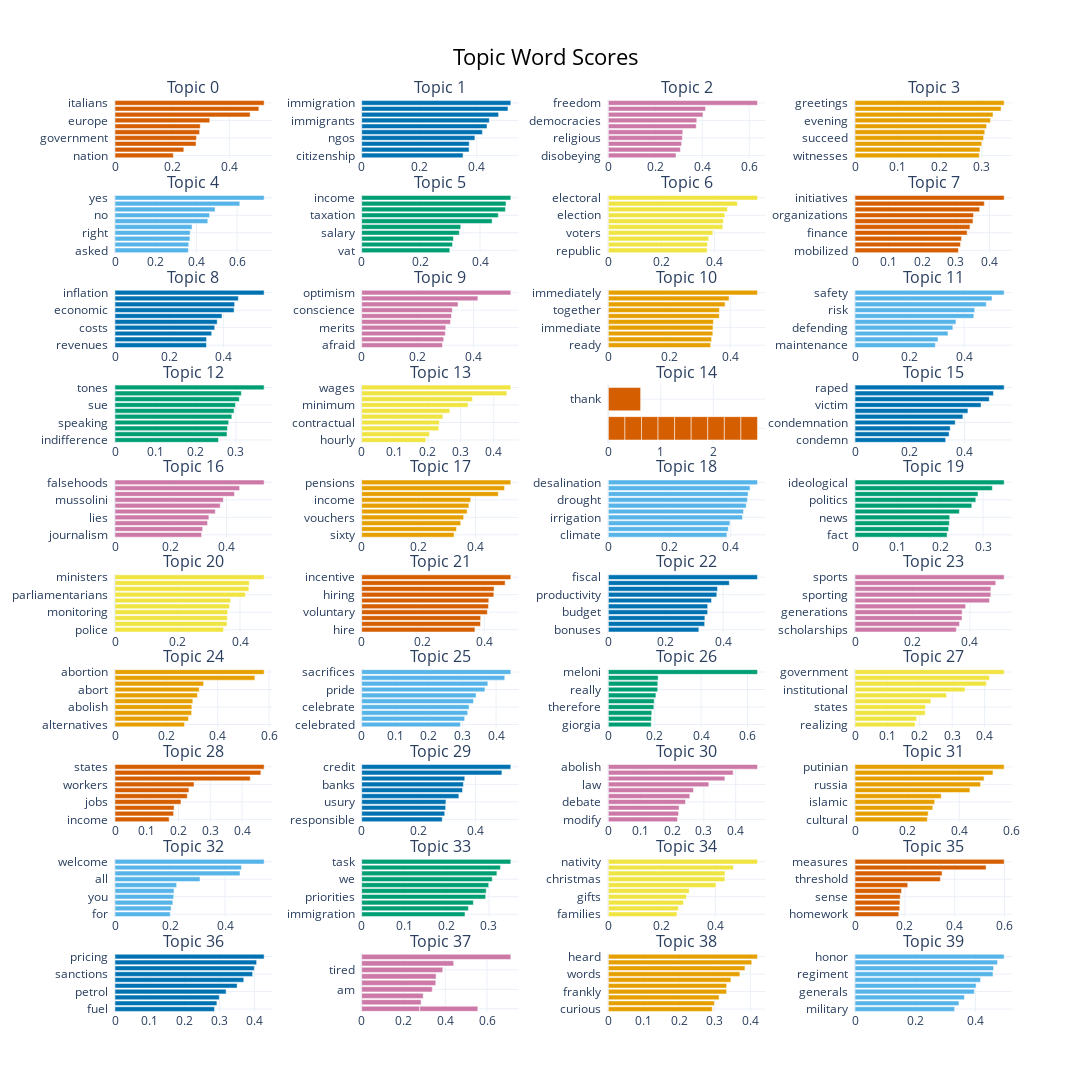

The code cell stored with this chart in its notebook:
### Code cell
fig = topic_model.visualize_barchart(width=280, height=330, top_n_topics=60, n_words=20)
fig.write_html(processed_dir + 'images/topic-word-scores.html')
fig

### Figure 1 — Plotly figure (JSON) as saved in the notebook; plotly's stock layout.template omitted (floating-point values rounded to 4 significant figures)
{"data": [{"marker": {"color": "#D55E00"}, "orientation": "h", "type": "bar", "x": [0.2041, 0.2408, 0.2835, 0.2851, 0.2959, 0.2983, 0.3316, 0.4728, 0.5033, 0.5218], "xaxis": "x", "y": ["nation  ", "political  ", "govern  ", "government  ", "citizens  ", "european  ", "europe  ", "italy  ", "italian  ", "italians  "], "yaxis": "y"}, {"marker": {"color": "#0072B2"}, "orientation": "h", "type": "bar", "x": [0.3523, 0.3732, 0.3736, 0.3933, 0.4194, 0.4354, 0.4435, 0.4756, 0.5083, 0.5181], "xaxis": "x2", "y": ["citizenship  ", "borders  ", "smugglers  ", "ngos  ", "trafficking  ", "refugee  ", "immigrants  ", "refugees  ", "migrants  ", "immigration  "], "yaxis": "y2"}, {"marker": {"color": "#CC79A7"}, "orientation": "h", "type": "bar", "x": [0.2882, 0.3069, 0.3121, 0.315, 0.3171, 0.3744, 0.3766, 0.403, 0.414, 0.6353], "xaxis": "x3", "y": ["disobeying  ", "constitution  ", "adolescence  ", "religious  ", "extremism  ", "philosopher  ", "democracies  ", "democracy  ", "rights  ", "freedom  "], "yaxis": "y3"}, {"marker": {"color": "#E69F00"}, "orientation": "h", "type": "bar", "x": [0.2937, 0.2956, 0.2997, 0.3039, 0.3067, 0.3111, 0.3203, 0.3262, 0.3452, 0.3525], "xaxis": "x4", "y": ["witnesses  ", "our  ", "doing  ", "succeed  ", "you  ", "work  ", "evening  ", "ourselves  ", "we  ", "greetings  "], "yaxis": "y4"}, {"marker": {"color": "#56B4E9"}, "orientation": "h", "type": "bar", "x": [0.3603, 0.3623, 0.3683, 0.3693, 0.3786, 0.456, 0.465, 0.4917, 0.6131, 0.7328], "xaxis": "x5", "y": ["asked  ", "um  ", "so  ", "right  ", "question  ", "rightly  ", "no  ", "definitely  ", "absolutely  ", "yes  "], "yaxis": "y5"}, {"marker": {"color": "#009E73"}, "orientation": "h", "type": "bar", "x": [0.2978, 0.307, 0.31, 0.33, 0.3348, 0.4409, 0.462, 0.4859, 0.4878, 0.5041], "xaxis": "x6", "y": ["vat  ", "labor  ", "revenue  ", "salary  ", "earners  ", "incomes  ", "taxation  ", "tax  ", "taxes  ", "income  "], "yaxis": "y6"}, {"marker": {"color": "#F0E442"}, "orientation": "h", "type": "bar", "x": [0.3722, 0.3736, 0.3784, 0.3941, 0.4314, 0.4337, 0.4391, 0.4489, 0.4863, 0.5623], "xaxis": "x7", "y": ["republic  ", "polling  ", "elected  ", "voters  ", "vote  ", "voting  ", "election  ", "ballots  ", "elections  ", "electoral  "], "yaxis": "y7"}, {"marker": {"color": "#D55E00"}, "orientation": "h", "type": "bar", "x": [0.3075, 0.3139, 0.3171, 0.3335, 0.3419, 0.3509, 0.3525, 0.3707, 0.3847, 0.4437], "xaxis": "x8", "y": ["mobilized  ", "strategy  ", "costs  ", "finance  ", "fund  ", "remuneration  ", "organizations  ", "funds  ", "resources  ", "initiatives  "], "yaxis": "y8"}, {"marker": {"color": "#0072B2"}, "orientation": "h", "type": "bar", "x": [0.337, 0.337, 0.3561, 0.3671, 0.3763, 0.394, 0.4385, 0.4404, 0.4542, 0.5491], "xaxis": "x9", "y": ["revenues  ", "financial  ", "bills  ", "costs  ", "borrowing  ", "economy  ", "economic  ", "expenditure  ", "currency  ", "inflation  "], "yaxis": "y9"}, {"marker": {"color": "#CC79A7"}, "orientation": "h", "type": "bar", "x": [0.2886, 0.2933, 0.2989, 0.3007, 0.3176, 0.3211, 0.324, 0.3445, 0.4153, 0.5331], "xaxis": "x10", "y": ["afraid  ", "intimidated  ", "underestimated  ", "merits  ", "self  ", "realize  ", "conscience  ", "failure  ", "confident  ", "optimism  "], "yaxis": "y10"}, {"marker": {"color": "#E69F00"}, "orientation": "h", "type": "bar", "x": [0.3358, 0.3388, 0.3428, 0.3434, 0.3448, 0.364, 0.3645, 0.3831, 0.3961, 0.4894], "xaxis": "x11", "y": ["ready  ", "hopefully  ", "hoping  ", "immediate  ", "wait  ", "quickly  ", "together  ", "announcing  ", "proceed  ", "immediately  "], "yaxis": "y11"}, {"marker": {"color": "#56B4E9"}, "orientation": "h", "type": "bar", "x": [0.2944, 0.3043, 0.3408, 0.3585, 0.37, 0.4355, 0.4386, 0.4812, 0.5022, 0.5467], "xaxis": "x12", "y": ["maintenance  ", "workers  ", "disasters  ", "defending  ", "vulnerable  ", "emergencies  ", "risk  ", "protection  ", "protections  ", "safety  "], "yaxis": "y12"}, {"marker": {"color": "#009E73"}, "orientation": "h", "type": "bar", "x": [0.2567, 0.2778, 0.279, 0.282, 0.2899, 0.2954, 0.2988, 0.3083, 0.3134, 0.3699], "xaxis": "x13", "y": ["indifference  ", "intentions  ", "uncritical  ", "speaking  ", "seriousness  ", "offend  ", "sue  ", "dignity  ", "insulting  ", "tones  "], "yaxis": "y13"}, {"marker": {"color": "#F0E442"}, "orientation": "h", "type": "bar", "x": [0.1944, 0.2055, 0.2336, 0.2353, 0.246, 0.267, 0.322, 0.3357, 0.4396, 0.4517], "xaxis": "x14", "y": ["hourly  ", "less  ", "contracts  ", "contractual  ", "poorer  ", "workers  ", "minimum  ", "bargaining  ", "wage  ", "wages  "], "yaxis": "y14"}, {"marker": {"color": "#D55E00"}, "orientation": "h", "type": "bar", "x": [0.3159, 0.3159, 0.3159, 0.3159, 0.3159, 0.3159, 0.3159, 0.3159, 0.3159, 0.6151], "xaxis": "x15", "y": ["  ", "  ", "  ", "  ", "  ", "  ", "  ", "  ", "  ", "thank  "], "yaxis": "y15"}, {"marker": {"color": "#0072B2"}, "orientation": "h", "type": "bar", "x": [0.3308, 0.3433, 0.3473, 0.3656, 0.3936, 0.4119, 0.4598, 0.4898, 0.505, 0.5441], "xaxis": "x16", "y": ["condemn  ", "attacker  ", "terrorists  ", "condemnation  ", "condemned  ", "rapes  ", "victim  ", "rape  ", "rapist  ", "raped  "], "yaxis": "y16"}, {"marker": {"color": "#CC79A7"}, "orientation": "h", "type": "bar", "x": [0.3108, 0.3146, 0.3321, 0.3369, 0.3601, 0.3776, 0.3886, 0.4287, 0.4472, 0.5351], "xaxis": "x17", "y": ["journalism  ", "hitler  ", "accusation  ", "lies  ", "lie  ", "conspiracy  ", "mussolini  ", "misrepresented  ", "accusations  ", "falsehoods  "], "yaxis": "y17"}, {"marker": {"color": "#E69F00"}, "orientation": "h", "type": "bar", "x": [0.325, 0.3336, 0.3483, 0.3586, 0.3709, 0.3772, 0.3835, 0.4807, 0.5025, 0.5246], "xaxis": "x18", "y": ["sixty  ", "parental  ", "compulsory  ", "vouchers  ", "incomes  ", "pensioners  ", "income  ", "allowance  ", "pension  ", "pensions  "], "yaxis": "y18"}, {"marker": {"color": "#56B4E9"}, "orientation": "h", "type": "bar", "x": [0.3877, 0.3922, 0.3976, 0.4388, 0.4419, 0.4508, 0.4547, 0.457, 0.4634, 0.4877], "xaxis": "x19", "y": ["climate  ", "ecological  ", "drainage  ", "irrigation  ", "environmental  ", "renewables  ", "drought  ", "infrastructure  ", "sustainability  ", "desalination  "], "yaxis": "y19"}, {"marker": {"color": "#009E73"}, "orientation": "h", "type": "bar", "x": [0.2157, 0.2193, 0.221, 0.2219, 0.2445, 0.2736, 0.283, 0.2882, 0.3217, 0.3494], "xaxis": "x20", "y": ["fact  ", "reality  ", "delusions  ", "news  ", "authoritarian  ", "controversies  ", "politics  ", "political  ", "left  ", "ideological  "], "yaxis": "y20"}, {"marker": {"color": "#F0E442"}, "orientation": "h", "type": "bar", "x": [0.3472, 0.3583, 0.3593, 0.3603, 0.3665, 0.3698, 0.4169, 0.4281, 0.4297, 0.477], "xaxis": "x21", "y": ["police  ", "personnel  ", "maintenance  ", "monitoring  ", "council  ", "delegation  ", "parliamentarians  ", "minister  ", "leaders  ", "ministers  "], "yaxis": "y21"}, {"marker": {"color": "#D55E00"}, "orientation": "h", "type": "bar", "x": [0.3692, 0.3876, 0.3881, 0.4099, 0.4135, 0.4146, 0.431, 0.4319, 0.4679, 0.4864], "xaxis": "x22", "y": ["hire  ", "taxpayers  ", "jobs  ", "voluntary  ", "income  ", "training  ", "hiring  ", "unemployment  ", "employment  ", "incentive  "], "yaxis": "y22"}, {"marker": {"color": "#0072B2"}, "orientation": "h", "type": "bar", "x": [0.3152, 0.3355, 0.3362, 0.3458, 0.3461, 0.3593, 0.3776, 0.3803, 0.4213, 0.5195], "xaxis": "x23", "y": ["bonuses  ", "financing  ", "amendment  ", "budget  ", "tax  ", "proposal  ", "productivity  ", "budgets  ", "provisions  ", "fiscal  "], "yaxis": "y23"}, {"marker": {"color": "#CC79A7"}, "orientation": "h", "type": "bar", "x": [0.3526, 0.3639, 0.3727, 0.373, 0.3851, 0.4682, 0.4729, 0.4732, 0.4901, 0.5193], "xaxis": "x24", "y": ["scholarships  ", "investing  ", "investment  ", "generations  ", "competing  ", "youth  ", "sporting  ", "sport  ", "athletes  ", "sports  "], "yaxis": "y24"}, {"marker": {"color": "#E69F00"}, "orientation": "h", "type": "bar", "x": [0.2707, 0.2859, 0.2983, 0.2992, 0.303, 0.3208, 0.3278, 0.345, 0.5445, 0.5806], "xaxis": "x25", "y": ["alternatives  ", "aborts  ", "pregnancy  ", "abolish  ", "appeal  ", "wombs  ", "abort  ", "motherhood  ", "abortions  ", "abortion  "], "yaxis": "y25"}, {"marker": {"color": "#56B4E9"}, "orientation": "h", "type": "bar", "x": [0.2941, 0.3064, 0.3155, 0.3195, 0.3326, 0.3403, 0.3668, 0.3754, 0.4257, 0.4437], "xaxis": "x26", "y": ["celebrated  ", "flag  ", "victory  ", "celebrate  ", "salute  ", "rallies  ", "pride  ", "proud  ", "sacrifice  ", "sacrifices  "], "yaxis": "y26"}, {"marker": {"color": "#009E73"}, "orientation": "h", "type": "bar", "x": [0.1846, 0.1857, 0.1872, 0.1959, 0.1975, 0.205, 0.2127, 0.213, 0.2147, 0.6428], "xaxis": "x27", "y": ["giorgia  ", "cares  ", "don  ", "therefore  ", "laugh  ", "necessarily  ", "really  ", "politics  ", "salvini  ", "meloni  "], "yaxis": "y27"}, {"marker": {"color": "#F0E442"}, "orientation": "h", "type": "bar", "x": [0.1852, 0.1901, 0.2168, 0.2175, 0.234, 0.2826, 0.3398, 0.4055, 0.4154, 0.4604], "xaxis": "x28", "y": ["realizing  ", "meantime  ", "proposal  ", "states  ", "economic  ", "opposition  ", "institutional  ", "bureaucracy  ", "democracies  ", "government  "], "yaxis": "y28"}, {"marker": {"color": "#D55E00"}, "orientation": "h", "type": "bar", "x": [0.1705, 0.1845, 0.1861, 0.2077, 0.2274, 0.2327, 0.2488, 0.4258, 0.4592, 0.4695], "xaxis": "x29", "y": ["income  ", "assistance  ", "work  ", "jobs  ", "dependent  ", "discriminating  ", "workers  ", "state  ", "welfare  ", "states  "], "yaxis": "y29"}, {"marker": {"color": "#0072B2"}, "orientation": "h", "type": "bar", "x": [0.2834, 0.2922, 0.2954, 0.2964, 0.3418, 0.3547, 0.3579, 0.3626, 0.4933, 0.5246], "xaxis": "x30", "y": ["responsible  ", "acquire  ", "compensating  ", "usury  ", "acquisition  ", "loan  ", "banks  ", "banking  ", "credits  ", "credit  "], "yaxis": "y30"}, {"marker": {"color": "#CC79A7"}, "orientation": "h", "type": "bar", "x": [0.2171, 0.2204, 0.2221, 0.2424, 0.2559, 0.2674, 0.3156, 0.3661, 0.392, 0.4684], "xaxis": "x31", "y": ["modify  ", "criticisms  ", "ten  ", "debate  ", "conversion  ", "change  ", "law  ", "hundred  ", "ninety  ", "abolish  "], "yaxis": "y31"}, {"marker": {"color": "#E69F00"}, "orientation": "h", "type": "bar", "x": [0.2775, 0.2808, 0.2984, 0.3058, 0.3308, 0.4411, 0.4819, 0.4954, 0.5294, 0.5724], "xaxis": "x32", "y": ["cultural  ", "fundamentalism  ", "culture  ", "islamic  ", "communist  ", "russian  ", "russia  ", "putin  ", "tsars  ", "putinian  "], "yaxis": "y32"}, {"marker": {"color": "#56B4E9"}, "orientation": "h", "type": "bar", "x": [0.2006, 0.2039, 0.2102, 0.2132, 0.2144, 0.224, 0.3088, 0.4543, 0.4595, 0.542], "xaxis": "x33", "y": ["for  ", "very  ", "work  ", "you  ", "to  ", "again  ", "all  ", "thanks  ", "thank  ", "welcome  "], "yaxis": "y33"}, {"marker": {"color": "#009E73"}, "orientation": "h", "type": "bar", "x": [0.2435, 0.2515, 0.2632, 0.2922, 0.2935, 0.2993, 0.3077, 0.3186, 0.327, 0.3514], "xaxis": "x34", "y": ["immigration  ", "networking  ", "procedures  ", "priorities  ", "principle  ", "solutions  ", "we  ", "approach  ", "progress  ", "task  "], "yaxis": "y34"}, {"marker": {"color": "#F0E442"}, "orientation": "h", "type": "bar", "x": [0.2567, 0.262, 0.2811, 0.2918, 0.3024, 0.4027, 0.436, 0.4365, 0.468, 0.5579], "xaxis": "x35", "y": ["families  ", "visit  ", "family  ", "gifts  ", "culture  ", "merry  ", "christmas  ", "celebrate  ", "holiday  ", "nativity  "], "yaxis": "y35"}, {"marker": {"color": "#D55E00"}, "orientation": "h", "type": "bar", "x": [0.1755, 0.1795, 0.1802, 0.1814, 0.1867, 0.2116, 0.3424, 0.3495, 0.526, 0.5986], "xaxis": "x36", "y": ["homework  ", "useful  ", "quarter  ", "sense  ", "thousand  ", "priorities  ", "threshold  ", "allowance  ", "measure  ", "measures  "], "yaxis": "y36"}, {"marker": {"color": "#0072B2"}, "orientation": "h", "type": "bar", "x": [0.2856, 0.2923, 0.2991, 0.3187, 0.3504, 0.3694, 0.3949, 0.3997, 0.4063, 0.4279], "xaxis": "x37", "y": ["fuel  ", "concession  ", "sanctioning  ", "petrol  ", "antitrust  ", "concessions  ", "sanctions  ", "costing  ", "prices  ", "pricing  "], "yaxis": "y37"}, {"marker": {"color": "#CC79A7"}, "orientation": "h", "type": "bar", "x": [0.2779, 0.2779, 0.2845, 0.2943, 0.3379, 0.3546, 0.356, 0.388, 0.4404, 0.7137], "xaxis": "x38", "y": ["  ", "  ", "early  ", "up  ", "am  ", "now  ", "day  ", "tired  ", "good  ", "morning  "], "yaxis": "y38"}, {"marker": {"color": "#E69F00"}, "orientation": "h", "type": "bar", "x": [0.2926, 0.2986, 0.3118, 0.3329, 0.3331, 0.3451, 0.3704, 0.3847, 0.4037, 0.42], "xaxis": "x39", "y": ["curious  ", "really  ", "systematically  ", "frankly  ", "know  ", "told  ", "words  ", "surreal  ", "hear  ", "heard  "], "yaxis": "y39"}, {"marker": {"color": "#56B4E9"}, "orientation": "h", "type": "bar", "x": [0.3312, 0.3454, 0.3636, 0.3967, 0.4025, 0.4173, 0.4586, 0.4607, 0.4738, 0.4957], "xaxis": "x40", "y": ["military  ", "deputy  ", "duty  ", "generals  ", "honors  ", "tribute  ", "regiment  ", "minister  ", "ministers  ", "honor  "], "yaxis": "y40"}], "layout": {"annotations": [{"font": {"size": 16}, "showarrow": false, "text": "Topic 0", "x": 0.0875, "xanchor": "center", "xref": "paper", "y": 1, "yanchor": "bottom", "yref": "paper"}, {"font": {"size": 16}, "showarrow": false, "text": "Topic 1", "x": 0.3625, "xanchor": "center", "xref": "paper", "y": 1, "yanchor": "bottom", "yref": "paper"}, {"font": {"size": 16}, "showarrow": false, "text": "Topic 2", "x": 0.6375, "xanchor": "center", "xref": "paper", "y": 1, "yanchor": "bottom", "yref": "paper"}, {"font": {"size": 16}, "showarrow": false, "text": "Topic 3", "x": 0.9125, "xanchor": "center", "xref": "paper", "y": 1, "yanchor": "bottom", "yref": "paper"}, {"font": {"size": 16}, "showarrow": false, "text": "Topic 4", "x": 0.0875, "xanchor": "center", "xref": "paper", "y": 0.896, "yanchor": "bottom", "yref": "paper"}, {"font": {"size": 16}, "showarrow": false, "text": "Topic 5", "x": 0.3625, "xanchor": "center", "xref": "paper", "y": 0.896, "yanchor": "bottom", "yref": "paper"}, {"font": {"size": 16}, "showarrow": false, "text": "Topic 6", "x": 0.6375, "xanchor": "center", "xref": "paper", "y": 0.896, "yanchor": "bottom", "yref": "paper"}, {"font": {"size": 16}, "showarrow": false, "text": "Topic 7", "x": 0.9125, "xanchor": "center", "xref": "paper", "y": 0.896, "yanchor": "bottom", "yref": "paper"}, {"font": {"size": 16}, "showarrow": false, "text": "Topic 8", "x": 0.0875, "xanchor": "center", "xref": "paper", "y": 0.792, "yanchor": "bottom", "yref": "paper"}, {"font": {"size": 16}, "showarrow": false, "text": "Topic 9", "x": 0.3625, "xanchor": "center", "xref": "paper", "y": 0.792, "yanchor": "bottom", "yref": "paper"}, {"font": {"size": 16}, "showarrow": false, "text": "Topic 10", "x": 0.6375, "xanchor": "center", "xref": "paper", "y": 0.792, "yanchor": "bottom", "yref": "paper"}, {"font": {"size": 16}, "showarrow": false, "text": "Topic 11", "x": 0.9125, "xanchor": "center", "xref": "paper", "y": 0.792, "yanchor": "bottom", "yref": "paper"}, {"font": {"size": 16}, "showarrow": false, "text": "Topic 12", "x": 0.0875, "xanchor": "center", "xref": "paper", "y": 0.688, "yanchor": "bottom", "yref": "paper"}, {"font": {"size": 16}, "showarrow": false, "text": "Topic 13", "x": 0.3625, "xanchor": "center", "xref": "paper", "y": 0.688, "yanchor": "bottom", "yref": "paper"}, {"font": {"size": 16}, "showarrow": false, "text": "Topic 14", "x": 0.6375, "xanchor": "center", "xref": "paper", "y": 0.688, "yanchor": "bottom", "yref": "paper"}, {"font": {"size": 16}, "showarrow": false, "text": "Topic 15", "x": 0.9125, "xanchor": "center", "xref": "paper", "y": 0.688, "yanchor": "bottom", "yref": "paper"}, {"font": {"size": 16}, "showarrow": false, "text": "Topic 16", "x": 0.0875, "xanchor": "center", "xref": "paper", "y": 0.584, "yanchor": "bottom", "yref": "paper"}, {"font": {"size": 16}, "showarrow": false, "text": "Topic 17", "x": 0.3625, "xanchor": "center", "xref": "paper", "y": 0.584, "yanchor": "bottom", "yref": "paper"}, {"font": {"size": 16}, "showarrow": false, "text": "Topic 18", "x": 0.6375, "xanchor": "center", "xref": "paper", "y": 0.584, "yanchor": "bottom", "yref": "paper"}, {"font": {"size": 16}, "showarrow": false, "text": "Topic 19", "x": 0.9125, "xanchor": "center", "xref": "paper", "y": 0.584, "yanchor": "bottom", "yref": "paper"}, {"font": {"size": 16}, "showarrow": false, "text": "Topic 20", "x": 0.0875, "xanchor": "center", "xref": "paper", "y": 0.48, "yanchor": "bottom", "yref": "paper"}, {"font": {"size": 16}, "showarrow": false, "text": "Topic 21", "x": 0.3625, "xanchor": "center", "xref": "paper", "y": 0.48, "yanchor": "bottom", "yref": "paper"}, {"font": {"size": 16}, "showarrow": false, "text": "Topic 22", "x": 0.6375, "xanchor": "center", "xref": "paper", "y": 0.48, "yanchor": "bottom", "yref": "paper"}, {"font": {"size": 16}, "showarrow": false, "text": "Topic 23", "x": 0.9125, "xanchor": "center", "xref": "paper", "y": 0.48, "yanchor": "bottom", "yref": "paper"}, {"font": {"size": 16}, "showarrow": false, "text": "Topic 24", "x": 0.0875, "xanchor": "center", "xref": "paper", "y": 0.376, "yanchor": "bottom", "yref": "paper"}, {"font": {"size": 16}, "showarrow": false, "text": "Topic 25", "x": 0.3625, "xanchor": "center", "xref": "paper", "y": 0.376, "yanchor": "bottom", "yref": "paper"}, {"font": {"size": 16}, "showarrow": false, "text": "Topic 26", "x": 0.6375, "xanchor": "center", "xref": "paper", "y": 0.376, "yanchor": "bottom", "yref": "paper"}, {"font": {"size": 16}, "showarrow": false, "text": "Topic 27", "x": 0.9125, "xanchor": "center", "xref": "paper", "y": 0.376, "yanchor": "bottom", "yref": "paper"}, {"font": {"size": 16}, "showarrow": false, "text": "Topic 28", "x": 0.0875, "xanchor": "center", "xref": "paper", "y": 0.272, "yanchor": "bottom", "yref": "paper"}, {"font": {"size": 16}, "showarrow": false, "text": "Topic 29", "x": 0.3625, "xanchor": "center", "xref": "paper", "y": 0.272, "yanchor": "bottom", "yref": "paper"}, {"font": {"size": 16}, "showarrow": false, "text": "Topic 30", "x": 0.6375, "xanchor": "center", "xref": "paper", "y": 0.272, "yanchor": "bottom", "yref": "paper"}, {"font": {"size": 16}, "showarrow": false, "text": "Topic 31", "x": 0.9125, "xanchor": "center", "xref": "paper", "y": 0.272, "yanchor": "bottom", "yref": "paper"}, {"font": {"size": 16}, "showarrow": false, "text": "Topic 32", "x": 0.0875, "xanchor": "center", "xref": "paper", "y": 0.168, "yanchor": "bottom", "yref": "paper"}, {"font": {"size": 16}, "showarrow": false, "text": "Topic 33", "x": 0.3625, "xanchor": "center", "xref": "paper", "y": 0.168, "yanchor": "bottom", "yref": "paper"}, {"font": {"size": 16}, "showarrow": false, "text": "Topic 34", "x": 0.6375, "xanchor": "center", "xref": "paper", "y": 0.168, "yanchor": "bottom", "yref": "paper"}, {"font": {"size": 16}, "showarrow": false, "text": "Topic 35", "x": 0.9125, "xanchor": "center", "xref": "paper", "y": 0.168, "yanchor": "bottom", "yref": "paper"}, {"font": {"size": 16}, "showarrow": false, "text": "Topic 36", "x": 0.0875, "xanchor": "center", "xref": "paper", "y": 0.064, "yanchor": "bottom", "yref": "paper"}, {"font": {"size": 16}, "showarrow": false, "text": "Topic 37", "x": 0.3625, "xanchor": "center", "xref": "paper", "y": 0.064, "yanchor": "bottom", "yref": "paper"}, {"font": {"size": 16}, "showarrow": false, "text": "Topic 38", "x": 0.6375, "xanchor": "center", "xref": "paper", "y": 0.064, "yanchor": "bottom", "yref": "paper"}, {"font": {"size": 16}, "showarrow": false, "text": "Topic 39", "x": 0.9125, "xanchor": "center", "xref": "paper", "y": 0.064, "yanchor": "bottom", "yref": "paper"}], "height": 3300, "hoverlabel": {"bgcolor": "white", "font": {"family": "Rockwell", "size": 16}}, "showlegend": false, "title": {"font": {"color": "Black", "size": 22}, "text": "Topic Word Scores", "x": 0.5, "xanchor": "center", "yanchor": "top"}, "width": 1120, "xaxis": {"anchor": "y", "domain": [0, 0.175], "showgrid": true}, "xaxis10": {"anchor": "y10", "domain": [0.275, 0.45], "showgrid": true}, "xaxis11": {"anchor": "y11", "domain": [0.55, 0.725], "showgrid": true}, "xaxis12": {"anchor": "y12", "domain": [0.825, 1], "showgrid": true}, "xaxis13": {"anchor": "y13", "domain": [0, 0.175], "showgrid": true}, "xaxis14": {"anchor": "y14", "domain": [0.275, 0.45], "showgrid": true}, "xaxis15": {"anchor": "y15", "domain": [0.55, 0.725], "showgrid": true}, "xaxis16": {"anchor": "y16", "domain": [0.825, 1], "showgrid": true}, "xaxis17": {"anchor": "y17", "domain": [0, 0.175], "showgrid": true}, "xaxis18": {"anchor": "y18", "domain": [0.275, 0.45], "showgrid": true}, "xaxis19": {"anchor": "y19", "domain": [0.55, 0.725], "showgrid": true}, "xaxis2": {"anchor": "y2", "domain": [0.275, 0.45], "showgrid": true}, "xaxis20": {"anchor": "y20", "domain": [0.825, 1], "showgrid": true}, "xaxis21": {"anchor": "y21", "domain": [0, 0.175], "showgrid": true}, "xaxis22": {"anchor": "y22", "domain": [0.275, 0.45], "showgrid": true}, "xaxis23": {"anchor": "y23", "domain": [0.55, 0.725], "showgrid": true}, "xaxis24": {"anchor": "y24", "domain": [0.825, 1], "showgrid": true}, "xaxis25": {"anchor": "y25", "domain": [0, 0.175], "showgrid": true}, "xaxis26": {"anchor": "y26", "domain": [0.275, 0.45], "showgrid": true}, "xaxis27": {"anchor": "y27", "domain": [0.55, 0.725], "showgrid": true}, "xaxis28": {"anchor": "y28", "domain": [0.825, 1], "showgrid": true}, "xaxis29": {"anchor": "y29", "domain": [0, 0.175], "showgrid": true}, "xaxis3": {"anchor": "y3", "domain": [0.55, 0.725], "showgrid": true}, "xaxis30": {"anchor": "y30", "domain": [0.275, 0.45], "showgrid": true}, "xaxis31": {"anchor": "y31", "domain": [0.55, 0.725], "showgrid": true}, "xaxis32": {"anchor": "y32", "domain": [0.825, 1], "showgrid": true}, "xaxis33": {"anchor": "y33", "domain": [0, 0.175], "showgrid": true}, "xaxis34": {"anchor": "y34", "domain": [0.275, 0.45], "showgrid": true}, "xaxis35": {"anchor": "y35", "domain": [0.55, 0.725], "showgrid": true}, "xaxis36": {"anchor": "y36", "domain": [0.825, 1], "showgrid": true}, "xaxis37": {"anchor": "y37", "domain": [0, 0.175], "showgrid": true}, "xaxis38": {"anchor": "y38", "domain": [0.275, 0.45], "showgrid": true}, "xaxis39": {"anchor": "y39", "domain": [0.55, 0.725], "showgrid": true}, "xaxis4": {"anchor": "y4", "domain": [0.825, 1], "showgrid": true}, "xaxis40": {"anchor": "y40", "domain": [0.825, 1], "showgrid": true}, "xaxis5": {"anchor": "y5", "domain": [0, 0.175], "showgrid": true}, "xaxis6": {"anchor": "y6", "domain": [0.275, 0.45], "showgrid": true}, "xaxis7": {"anchor": "y7", "domain": [0.55, 0.725], "showgrid": true}, "xaxis8": {"anchor": "y8", "domain": [0.825, 1], "showgrid": true}, "xaxis9": {"anchor": "y9", "domain": [0, 0.175], "showgrid": true}, "yaxis": {"anchor": "x", "domain": [0.936, 1], "showgrid": true}, "yaxis10": {"anchor": "x10", "domain": [0.728, 0.792], "showgrid": true}, "yaxis11": {"anchor": "x11", "domain": [0.728, 0.792], "showgrid": true}, "yaxis12": {"anchor": "x12", "domain": [0.728, 0.792], "showgrid": true}, "yaxis13": {"anchor": "x13", "domain": [0.624, 0.688], "showgrid": true}, "yaxis14": {"anchor": "x14", "domain": [0.624, 0.688], "showgrid": true}, "yaxis15": {"anchor": "x15", "domain": [0.624, 0.688], "showgrid": true}, "yaxis16": {"anchor": "x16", "domain": [0.624, 0.688], "showgrid": true}, "yaxis17": {"anchor": "x17", "domain": [0.52, 0.584], "showgrid": true}, "yaxis18": {"anchor": "x18", "domain": [0.52, 0.584], "showgrid": true}, "yaxis19": {"anchor": "x19", "domain": [0.52, 0.584], "showgrid": true}, "yaxis2": {"anchor": "x2", "domain": [0.936, 1], "showgrid": true}, "yaxis20": {"anchor": "x20", "domain": [0.52, 0.584], "showgrid": true}, "yaxis21": {"anchor": "x21", "domain": [0.416, 0.48], "showgrid": true}, "yaxis22": {"anchor": "x22", "domain": [0.416, 0.48], "showgrid": true}, "yaxis23": {"anchor": "x23", "domain": [0.416, 0.48], "showgrid": true}, "yaxis24": {"anchor": "x24", "domain": [0.416, 0.48], "showgrid": true}, "yaxis25": {"anchor": "x25", "domain": [0.312, 0.376], "showgrid": true}, "yaxis26": {"anchor": "x26", "domain": [0.312, 0.376], "showgrid": true}, "yaxis27": {"anchor": "x27", "domain": [0.312, 0.376], "showgrid": true}, "yaxis28": {"anchor": "x28", "domain": [0.312, 0.376], "showgrid": true}, "yaxis29": {"anchor": "x29", "domain": [0.208, 0.272], "showgrid": true}, "yaxis3": {"anchor": "x3", "domain": [0.936, 1], "showgrid": true}, "yaxis30": {"anchor": "x30", "domain": [0.208, 0.272], "showgrid": true}, "yaxis31": {"anchor": "x31", "domain": [0.208, 0.272], "showgrid": true}, "yaxis32": {"anchor": "x32", "domain": [0.208, 0.272], "showgrid": true}, "yaxis33": {"anchor": "x33", "domain": [0.104, 0.168], "showgrid": true}, "yaxis34": {"anchor": "x34", "domain": [0.104, 0.168], "showgrid": true}, "yaxis35": {"anchor": "x35", "domain": [0.104, 0.168], "showgrid": true}, "yaxis36": {"anchor": "x36", "domain": [0.104, 0.168], "showgrid": true}, "yaxis37": {"anchor": "x37", "domain": [0, 0.064], "showgrid": true}, "yaxis38": {"anchor": "x38", "domain": [0, 0.064], "showgrid": true}, "yaxis39": {"anchor": "x39", "domain": [0, 0.064], "showgrid": true}, "yaxis4": {"anchor": "x4", "domain": [0.936, 1], "showgrid": true}, "yaxis40": {"anchor": "x40", "domain": [0, 0.064], "showgrid": true}, "yaxis5": {"anchor": "x5", "domain": [0.832, 0.896], "showgrid": true}, "yaxis6": {"anchor": "x6", "domain": [0.832, 0.896], "showgrid": true}, "yaxis7": {"anchor": "x7", "domain": [0.832, 0.896], "showgrid": true}, "yaxis8": {"anchor": "x8", "domain": [0.832, 0.896], "showgrid": true}, "yaxis9": {"anchor": "x9", "domain": [0.728, 0.792], "showgrid": true}}}
